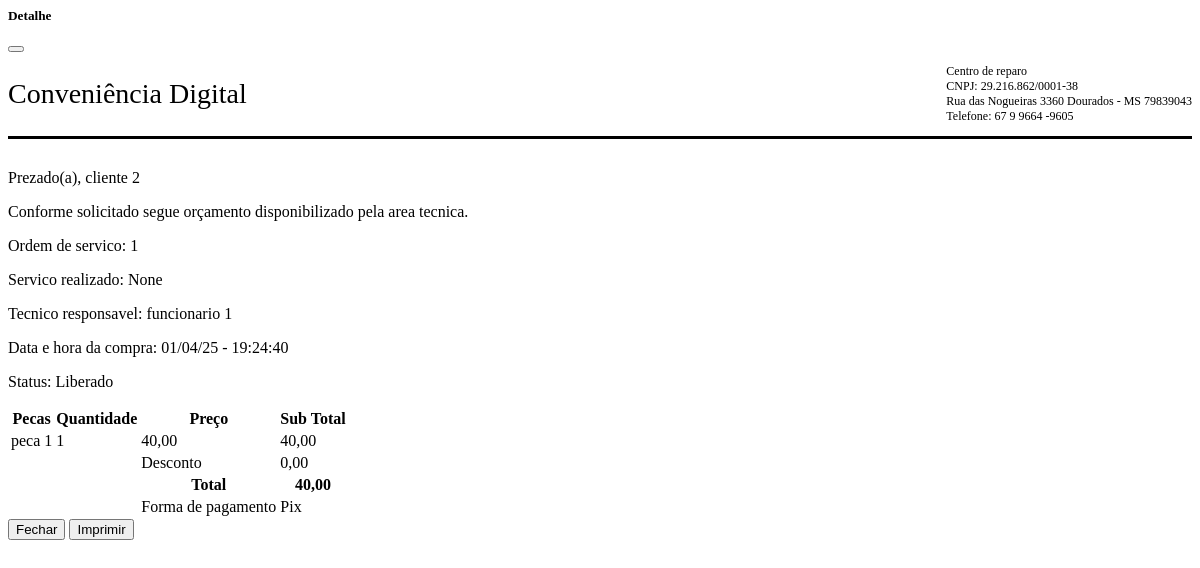
Page /detalheorcamento/1 (signed in) on the committed database.
### orcamento/models.py (models this page shows, shortened)
class Orcamento(models.Model):
    ANALISE = 'Em analise'
    PASSAR_ORCAMENTO = 'Passar orçamento'
    AGUARDANDO_LIBERACAO = 'Aguardando liberaçāo'
    LIBERADO = 'Liberado'
    EM_REPARO = 'Em reparo'
    FINALIZADO = 'Finalizado'
    FINALIZADO_ENTREGUE = 'Finalizado e entregue'
    GARANTIA_ENCERRADA = 'Garantia encerrada'
    RETORNO_GARANTIA = 'Retorno garantia'
    CANCELADO = 'Cancelado'
    CANCELADO_ENTREGUE = 'Cancelado e entregue'
    STATUS = [
        (ANALISE, 'Em analise'),
        (PASSAR_ORCAMENTO, 'Passar orçamento'),
        (AGUARDANDO_LIBERACAO, 'Aguardando liberaçāo'),
        (LIBERADO,'Liberado'),
        (EM_REPARO, 'Em reparo'),
        (FINALIZADO, 'Finalizado'),
        (FINALIZADO_ENTREGUE, 'Finalizado e entregue'),
        (GARANTIA_ENCERRADA, 'Garantia encerrada'),
        (RETORNO_GARANTIA, 'Retorno garantia'),
        (CANCELADO, 'Cancelado'),
        (CANCELADO_ENTREGUE, 'Cancelado e entregue')
    ]
    PIX = 'Pix'
    CARTAO_CREDITO = 'Cartāo de credito'
    CARTAO_DEBITO = 'Cartāo de debito'
    DINHEIRO = 'Dinheiro'
    FIADO = 'Fiado a receber'
    FORMA_PAGAMENTO = [
        (PIX, 'Pix'),
        (CARTAO_CREDITO, 'Cartāo de credito'),
        (CARTAO_DEBITO, 'Cartāo de debito'),
        (DINHEIRO, 'Dinheiro'),
        (FIADO, 'Fiado a receber')
    ]
    usuario = models.ForeignKey(User, on_delete=models.PROTECT)
    cliente = models.ForeignKey(Cliente, on_delete=models.CASCADE)
    celular = models.CharField(max_length=90)
    data_entrega = models.DateField(null=True, blank=True)
    data_criacao = models.DateTimeField(auto_now_add=True)
    data_edicao = models.DateTimeField(auto_now=True)
    status = models.CharField(choices=STATUS, max_length=21)
    observacao = models.TextField(null=True, blank=True)
    tecnico = models.ForeignKey(Colaborador, on_delete=models.CASCADE)
    desconto = models.DecimalField(max_digits=9, decimal_places=2, null=True, blank=True)
    forma_pagamento = models.CharField(choices=FORMA_PAGAMENTO, max_length=21, default=PIX)
    data_vencimento = models.DateField(null=True, blank=True)
    qtd_parcela = models.IntegerField(null=True, blank=True)
    valor_entrada = models.DecimalField(max_digits=9, decimal_places=2, null=True, blank=True)
    class Meta:
        ordering = ('-pk',)
    def total(self):
        qs = self.orcamento_items.filter(orcamento=self.pk).values_list(
            'preco_orcamento', 'quantidade') or 0
        t = 0 if isinstance(qs, int) else sum(map(lambda q: q[0] * q[1], qs))
        desc = t - self.desconto
        return desc

class ItemsOrcamento(models.Model):
    orcamento = models.ForeignKey(
        Orcamento,
        on_delete=models.SET_NULL,
        related_name='orcamento_items',
        null=True,
        blank=True
    )
    peca = models.ForeignKey(
        Pecas,
        on_delete=models.CASCADE,
    )
    servico = models.ForeignKey(
        Servico,
        on_delete=models.CASCADE,
        null=True,
        blank=True,
    )
    quantidade = models.IntegerField()
    preco_orcamento = models.DecimalField(max_digits=9, decimal_places=2)
    class Meta:
        ordering = ('pk',)
    def subtotal(self):
        return self.preco_orcamento * (self.quantidade or 0)

### cliente/models.py (models this page shows)
class Cliente(models.Model):
    usuario = models.ForeignKey(User, on_delete=models.PROTECT)
    data_criacao = models.DateTimeField(auto_now_add=True, editable=False)
    data_edicao = models.DateTimeField(auto_now=True, editable=False)
    nome_cliente = models.CharField(max_length=90)
    data_nascimento = models.DateField(null=True, blank=True)
    cpf = models.CharField(max_length=14, null=True, blank=True)
    telefone_contato = models.CharField(max_length=15)
    telefone_contato_2 = models.CharField(max_length=15, null=True, blank=True)
    rua = models.CharField(max_length=99, null=True, blank=True)
    numero_casa = models.IntegerField(null=True, blank=True)
    bairro = models.CharField(max_length=90, null=True, blank=True)
    observacao = models.TextField(null=True, blank=True)
    def __str__(self):
        return self.nome_cliente

### colaborador/models.py (models this page shows)
class Colaborador(models.Model):
    usuario = models.ForeignKey(User, on_delete=models.PROTECT)
    nome_colaborador = models.CharField(max_length=90)
    data_criacao = models.DateTimeField(auto_now_add=True, editable=False)
    data_edicao = models.DateTimeField(auto_now=True, editable=False)
    data_nascimento = models.DateField(null=True, blank=True)
    cpf = models.CharField(max_length=14, null=True, blank=True)
    telefone_contato = models.CharField(max_length=15)
    telefone_contato_2 = models.CharField(max_length=15, null=True, blank=True)
    rua = models.CharField(max_length=99, null=True, blank=True)
    numero_casa = models.IntegerField(null=True, blank=True)
    bairro = models.CharField(max_length=90, null=True, blank=True)
    cargo = models.CharField(max_length=90, null=True, blank=True)
    salario = models.DecimalField(max_digits=9, decimal_places=2, null=True, blank=True)
    data_pagamento = models.DateField(null=True, blank=True)
    observacao = models.TextField(null=True, blank=True)
    def __str__(self) -> str:
        return self.nome_colaborador

### peca/models.py (models this page shows, shortened)
class Pecas(models.Model):
    TELAS = 'FN'
    CONECTORES = 'CB'
    BOTOES = 'CL'
    CARCACAS = 'IP'
    BATERIAS = 'CR'
    PLACAS = 'FT'
    SUBPLACAS = 'DV'
    CAMERAS = 'CM'
    FLEX = 'FL'
    AUTOFALANTES = 'AT'
    LENTES = 'LT'
    TAMPAS = 'TP'
    OUTROS = 'OT'
    CATEGORIAS_PECA = [
        (TELAS, 'Telas'),
        (CONECTORES, 'Conectores'),
        (BOTOES, 'Botoes'),
        (CARCACAS, 'Carcaças'),
        (BATERIAS, 'Baterias'),
        (PLACAS, 'Placas'),
        (SUBPLACAS, 'Sub-placas'),
        (CAMERAS, 'Cameras'),
        (FLEX, 'Flex'),
        (AUTOFALANTES, 'Auto-falantes'),
        (LENTES, 'Lentes'),
        (TAMPAS, 'Tampas'),
        (OUTROS, 'Outros')
    ]
    PIX = 'Cartāo de credito'
    CARTAO_CREDITO = 'Cartāo de credito'
    CARTAO_DEBITO = 'Cartāo de debito'
    DINHEIRO = 'Dinheiro'
    FIADO = 'Fiado a pagar'
    FORMA_PAGAMENTO = [
        (PIX, 'Pix'),
        (CARTAO_CREDITO, 'Cartāo de credito'),
        (CARTAO_DEBITO, 'Cartāo de debito'),
        (DINHEIRO, 'Dinheiro'),
        (FIADO, 'Fiado a pagar')
    ]
    usuario = models.ForeignKey(User, on_delete=models.PROTECT)
    data_criacao = models.DateTimeField(auto_now_add=True)
    data_edicao = models.DateTimeField(auto_now=True)
    nome_peca = models.CharField(max_length=99)
    preco_peca = models.DecimalField(max_digits=9, decimal_places=2)
    categoria_peca = models.CharField(max_length=2, choices=CATEGORIAS_PECA, null=True, blank=True)
    quantidade = models.IntegerField()
    codigo_de_barras = models.IntegerField(null=True, blank=True)
    preco_de_custo = models.DecimalField(max_digits=9, decimal_places=2)
    forma_pagamento = models.CharField(choices=FORMA_PAGAMENTO, max_length=21, default=PIX)
    data_vencimento = models.DateField(null=True, blank=True)
    qtd_parcela = models.IntegerField(null=True, blank=True)
    valor_entrada = models.DecimalField(max_digits=9, decimal_places=2, null=True, blank=True)
    fornecedor = models.ForeignKey(Fornecedores, on_delete=models.CASCADE, null=True, blank=True)
    observacao = models.TextField(null=True, blank=True)
    def __str__(self):
        return self.nome_peca

### orcamento/views.py (the view)
# urls.py: path('detalheorcamento/<int:pk>', login_required(DetalheOrcamento.as_view()), name='detalhe-orcamento'),
class DetalheOrcamento(DetailView):
    model = Orcamento
    template_name= 'orcamento/detalhe-orcamento.html'
    def get_queryset(self):
        return Orcamento.objects.filter(usuario=self.request.user)

### orcamento/templates/orcamento/detalhe-orcamento.html (shortened to what this page needs)
<div class="modal-header">
    <h5 class="modal-title" id="staticBackdropLabel"> Detalhe </h5>
    <button type="button" class="btn-close" data-bs-dismiss="modal" aria-label="Close">
</div>
<div class="modal-body">
    <div class="contentPrint">
        <div class="header">
            <div class="logo">Conveniência Digital</div>
            <div class="information">
                <p class="description">Centro de reparo <br>
                    CNPJ: 29.216.862/0001-38 <br>
                    Rua das Nogueiras 3360 Dourados - MS 79839043 <br>
                    Telefone: 67 9 9664 -9605
                </p>
            </div>
        </div>
        <div class="content">
            <p>Prezado(a), {{ object.cliente }}</p>
            <p>Conforme solicitado segue orçamento disponibilizado pela area tecnica.</p>
            <p>Ordem de servico: {{ object.id }} <br></p>
            {% for items in object.orcamento_items.all %}
            <p>Servico realizado: {{ items.servico }} <br></p>
            {% endfor %}
            <p>Tecnico responsavel: {{ object.tecnico }} <br></p>
            <p>Data e hora da compra: {{ object.data_criacao|date:'d/m/y - H:i:s' }} <br></p>
            <p>Status: {{ object.status }} <br></p>
            <table class="table">
                <tbody>
                    <tr class="bg-light">
                        <th>Pecas</th>
                        <th>Quantidade</th>
                        <th>Preço</th>
                        <th>Sub Total</th>
                    </tr>
                    {% for items in object.orcamento_items.all %}
                    <tr>
                        <td>{{ items.peca }}</td>
                        <td>{{ items.quantidade }}</td>
                        <td>{{ items.preco_orcamento }}</td>
                        <td>{{ items.subtotal }}</td>
                    </tr>
                    {% endfor %}
                    <tr>
                        <td></td>
                        <td></td>
                        <td>Desconto</td>
                        <td>{{ object.desconto }}</td>
                    </tr>
                    <tr class="bg-default table-borderless">
                        <td></td>
                        <td></td>
                        <th>Total</th>
                        <th>{{ object.total }}</th>
                    </tr>
                    <tr>
                        <td></td>
                        <td></td>
                        <td>Forma de pagamento</td>
                        <td>{{ object.forma_pagamento }}</td>
                    </tr>
                </tbody>
            </table>
        </div>
    </div>
</div>
<div class="modal-footer">
    <button type="button" class="btn btn-secondary" data-bs-dismiss="modal">Fechar</button>
    <button id="myBtn" onclick="imprimir('.contentPrint')" type="button" class="btn btn-primary">Imprimir</button>
</div>

### orcamento/templates/orcamento/detalhe-orcamento.html (style rules this page uses)
.header { display: flex; justify-content: space-between; border-bottom: solid black; }
.logo { font-size: 1.75em; align-self: center; }
.content { margin-top: 30px; }
.description { font-size: 0.75em; }

### rows in the picture
Orcamento: cliente "cliente 2", id "1", tecnico "funcionario 1", data_criacao "01/04/25 - 19:24:40", status "Liberado", desconto "0,00", total "40,00", forma_pagamento "Pix"
ItemsOrcamento: servico "None", peca "peca 1", quantidade "1", preco_orcamento "40,00", subtotal "40,00"
